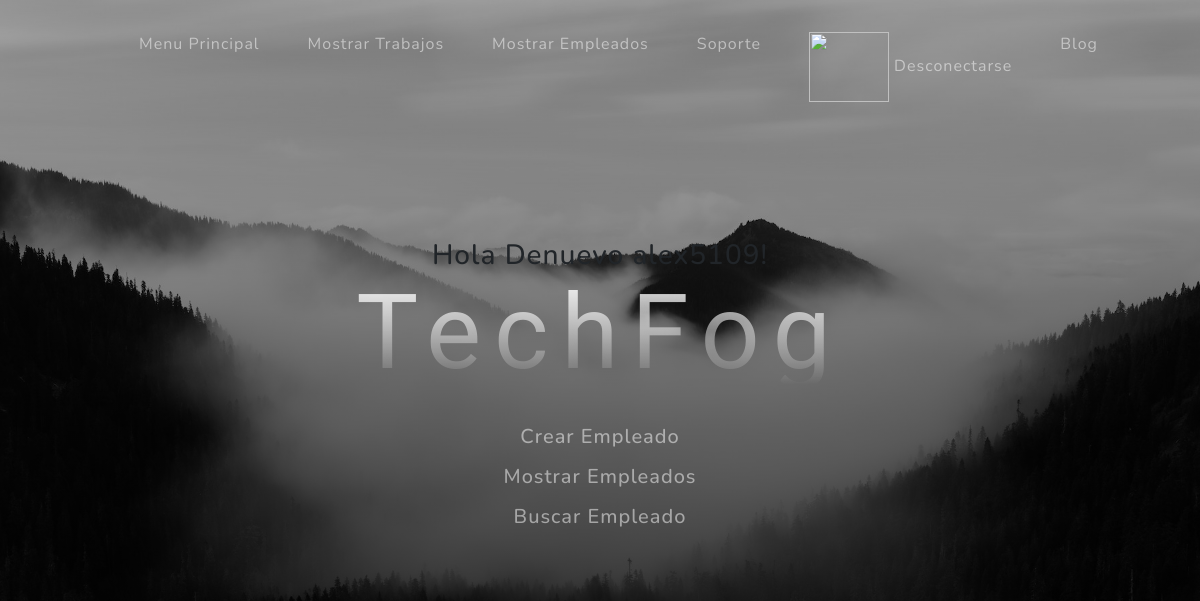
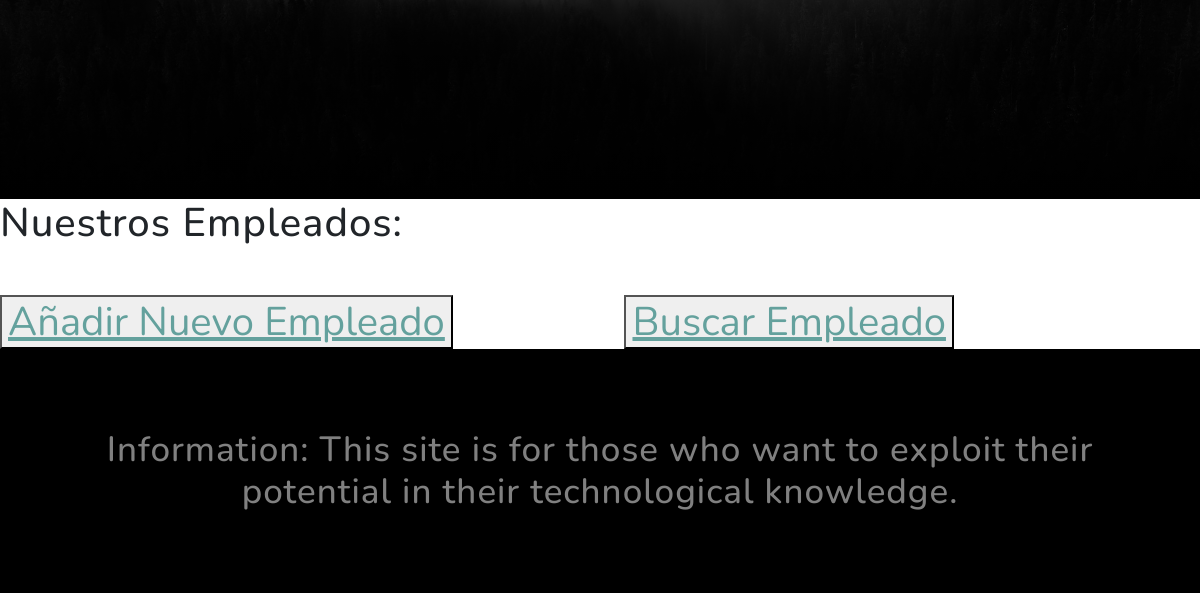
Page /mostrar_empleado/ (signed in) on the earlier database version (2 pictures, top to bottom).
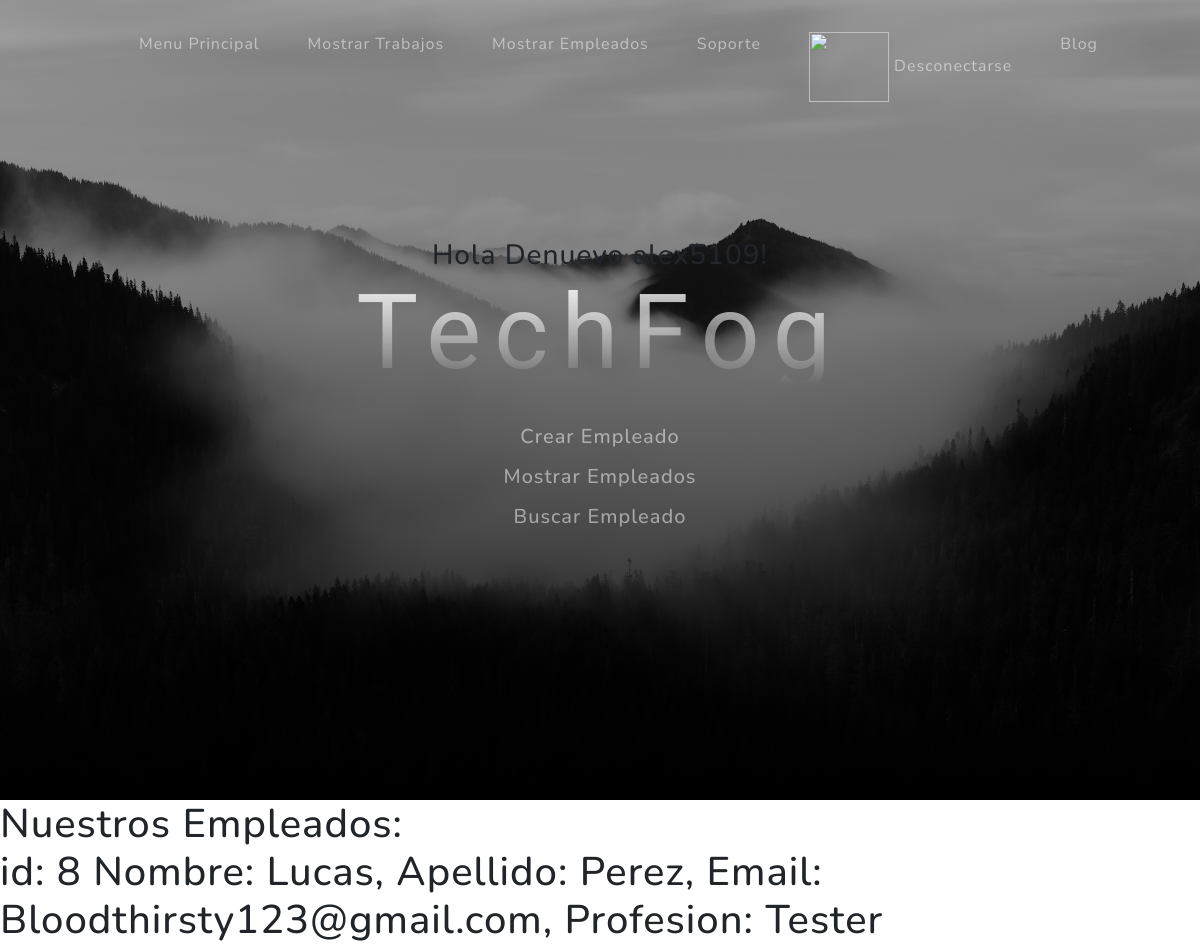
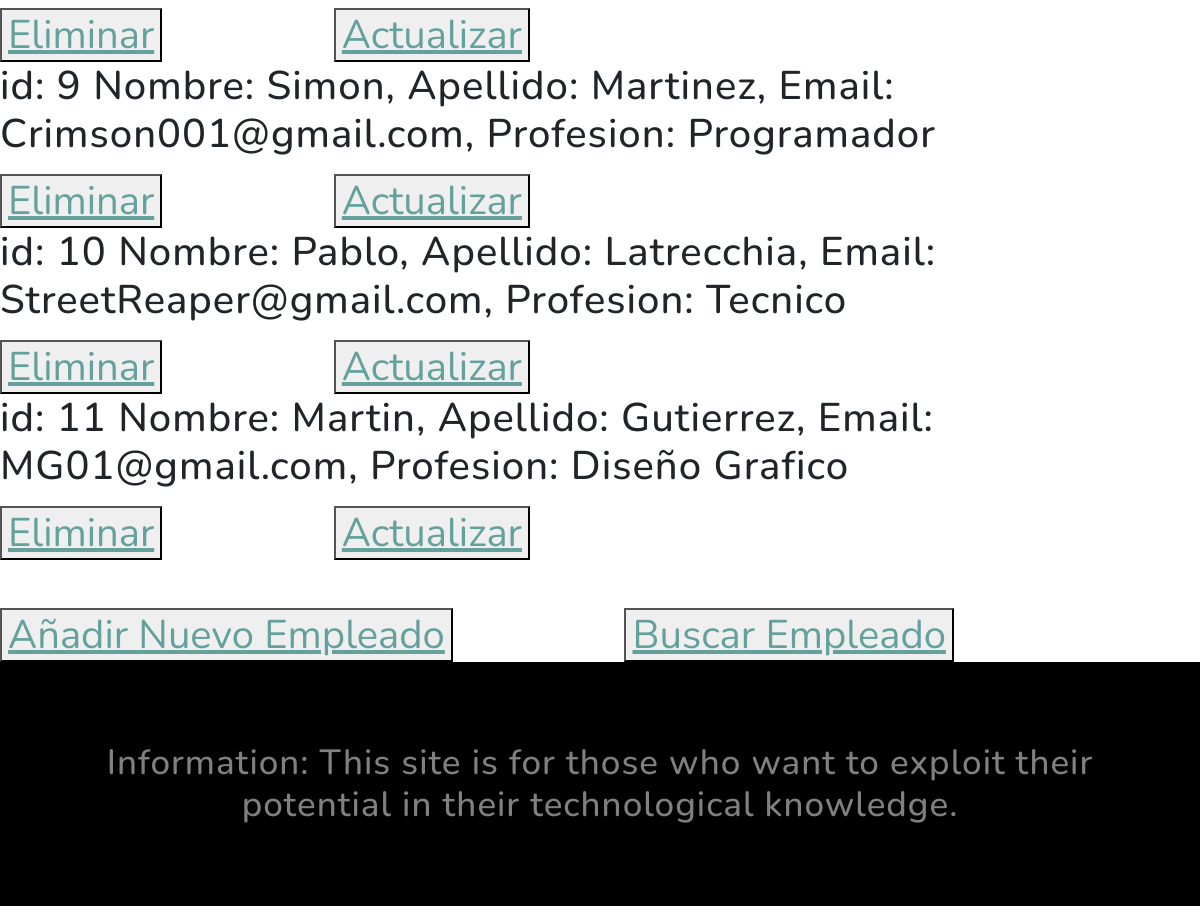
Same page on the later database version (2 pictures, top to bottom).
### MiApp2/models.py (models this page shows, shortened)
class Empleado(models.Model):
    nombre= models.CharField(max_length=40)
    apellido= models.CharField(max_length=40)
    email= models.EmailField()
    profesion= models.CharField(max_length=30)

### MiApp2/views.py (the view)
# urls.py: path('mostrar_empleado/', views.mostrar_empleado, name='Mostrar Empleados'),
def mostrar_empleado(request):
    empleados = Empleado.objects.all()
    context = {'empleados': empleados}
    return render(request, 'MiApp2/mostrar_empleados.html', context=context)

### MiApp2/Templates/MiApp2/mostrar_empleados.html (shortened to what this page needs)
{% extends 'MiApp2/index.html' %}
{% load static %}
{% block codigo_fatal %}
                    <ul class="navbar-nav ms-auto">
                        {% if request.user.is_authenticated %}
                        <li class="nav-item"><a class="nav-link" href="{% url 'Crear Empleado' %}"> Crear Empleado</a>
                        <li class="nav-item"><a class="nav-link" href="{% url 'Mostrar Empleados' %}"> Mostrar Empleados</a>
                        <li class="nav-item"><a class="nav-link" href="{% url 'Buscar Empleado' %}"> Buscar Empleado</a>
                        {% endif %}
                    </ul>
{% endblock %}
{% block codigo_fatal2 %}
    <h1>Nuestros Empleados:</1>
    {% for empleado in empleados %}
        <p>
            id: {{empleado.id}}
            Nombre: {{empleado.nombre}}, Apellido: {{empleado.apellido}},
            Email: {{empleado.email}}, Profesion: {{empleado.profesion}}
        </p>
        <button>
            <a href="{% url 'eliminar empleado' empleado_id=empleado.id %}">Eliminar</a>
        </button>
        <button>
            <a href="{% url 'actualizar empleado' empleado_id=empleado.id %}">Actualizar</a>
        </button>
    {% endfor %}
    <br>
        <button>
            <a href="{% url 'Crear Empleado' %}">Añadir Nuevo Empleado</a>
        </button>
        <button>
            <a href="{% url 'Buscar Empleado' %}">Buscar Empleado</a>
        </button>
{% endblock %}

### MiApp2/Templates/MiApp2/index.html (shortened to what this page needs)
<!DOCTYPE html>
<html lang="en">
    <head>
        {% load static %}
        <link href={% static 'MiApp2/css/styles.css' %} rel="stylesheet" />
    </head>
    <body id="page-top">
        <nav class="navbar navbar-expand-lg navbar-light fixed-top" id="mainNav">
            <div class="container px-4 px-lg-5">
                <div class="collapse navbar-collapse" id="navbarResponsive">
                    <ul class="navbar-nav ms-auto">
                        <li class="nav-item"><a class="nav-link" href="{% url 'Inicio' %}">Menu Principal</a>
                        {% if request.user.is_authenticated %}
                        <li class="nav-item"><a class="nav-link" href="{% url 'Mostrar Trabajo' %}">Mostrar Trabajos</a>
                        <li class="nav-item"><a class="nav-link" href="{% url 'Mostrar Empleados' %}"> Mostrar Empleados</a>
                        <li class="nav-item"><a class="nav-link" href="{% url 'Soporte' %}"> Soporte</a>
                        <li class="nav-item"><a class="nav-link" href="{% url 'Logout' %}">   <img src="{{avatar}}" height=70 width=80 /> Desconectarse</a>
                        {% else %}
                        <li class="nav-item"><a class="nav-link" href="{% url 'Login' %}"> Iniciar</a>
                        <li class="nav-item"><a class="nav-link" href="{% url 'Register' %}"> Registrarse</a>
                        {% endif %}
                        <li class="nav-item"><a class="nav-link" href="{% url 'miblog-index' %}"> Blog</a>
                    </ul>
                </div>
            </div>
        </nav>
        <header class="masthead">
            <div class="container px-4 px-lg-5 d-flex h-100 align-items-center justify-content-center">
                <div class="d-flex justify-content-center">
                    <div class="text-center">
                        <h3> Hola Denuevo {{user.username}}!</h3>
                        <h1 class="mx-auto my-0 text-lower case">TechFog</h1>
                        {% if request.user.is_authenticated %}
                        <div class="text-center">
                        {% else %}
                            <h1 class="mb-5">¡Hola Desconocido!</h1>
                        {% endif %}
                        <h2 class="text-white-50 mx-auto mt-2 mb-5"> {% block codigo_fatal %} {% endblock %} </h2>
                    </div>
                </div>
            </div>
        </header>
        {% block codigo_fatal2 %} {% endblock %}
        <footer class="footer bg-black small text-center text-white-50"><div class="container px-4 px-lg-5">
            Information: This site is for those who want to exploit their potential in their technological knowledge.</div></footer>
    </body>
</html>

Differences in the rows shown:
added Empleado: id "8", nombre "Lucas", apellido "Perez", email "Bloodthirsty123@gmail.com", profesion "Tester"
added Empleado: id "9", nombre "Simon", apellido "Martinez", email "Crimson001@gmail.com", profesion "Programador"
added Empleado: id "10", nombre "Pablo", apellido "Latrecchia", email "StreetReaper@gmail.com", profesion "Tecnico"
added Empleado: id "11", nombre "Martin", apellido "Gutierrez", email "MG01@gmail.com", profesion "Diseño Grafico"
